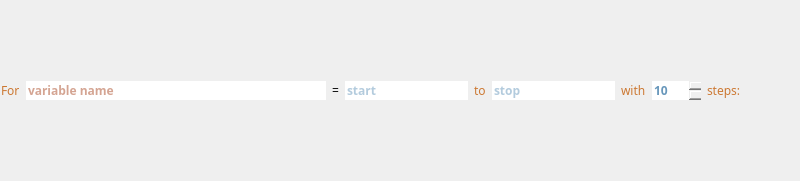
<?xml version="1.0" encoding="UTF-8"?>
<ui version="4.0">
 <class>LinspaceDeclaration</class>
 <widget class="QWidget" name="LinspaceDeclaration">
  <property name="geometry">
   <rect>
    <x>0</x>
    <y>0</y>
    <width>800</width>
    <height>181</height>
   </rect>
  </property>
  <property name="font">
   <font>
    <family>JetBrains Mono</family>
    <weight>75</weight>
    <bold>true</bold>
   </font>
  </property>
  <property name="mouseTracking">
   <bool>true</bool>
  </property>
  <property name="windowTitle">
   <string>Form</string>
  </property>
  <property name="autoFillBackground">
   <bool>false</bool>
  </property>
  <layout class="QHBoxLayout" name="horizontalLayout" stretch="0,0,0,0,0,0,0,0,0,1">
   <property name="leftMargin">
    <number>1</number>
   </property>
   <property name="topMargin">
    <number>1</number>
   </property>
   <property name="rightMargin">
    <number>1</number>
   </property>
   <property name="bottomMargin">
    <number>1</number>
   </property>
   <item>
    <widget class="QLabel" name="label">
     <property name="font">
      <font>
       <family>JetBrains Mono</family>
       <weight>50</weight>
       <bold>false</bold>
      </font>
     </property>
     <property name="styleSheet">
      <string notr="true">color: #CC7832</string>
     </property>
     <property name="text">
      <string>For</string>
     </property>
    </widget>
   </item>
   <item>
    <widget class="QLineEdit" name="name_edit">
     <property name="sizePolicy">
      <sizepolicy hsizetype="Fixed" vsizetype="Fixed">
       <horstretch>0</horstretch>
       <verstretch>0</verstretch>
      </sizepolicy>
     </property>
     <property name="minimumSize">
      <size>
       <width>300</width>
       <height>0</height>
      </size>
     </property>
     <property name="font">
      <font/>
     </property>
     <property name="autoFillBackground">
      <bool>false</bool>
     </property>
     <property name="styleSheet">
      <string notr="true">:focus{color: #AA4926}
:!focus{ border: none; color: #AA4926 }</string>
     </property>
     <property name="frame">
      <bool>false</bool>
     </property>
     <property name="placeholderText">
      <string>variable name</string>
     </property>
     <property name="cursorMoveStyle">
      <enum>Qt::VisualMoveStyle</enum>
     </property>
     <property name="clearButtonEnabled">
      <bool>false</bool>
     </property>
    </widget>
   </item>
   <item>
    <widget class="QLabel" name="label_2">
     <property name="sizePolicy">
      <sizepolicy hsizetype="Fixed" vsizetype="Fixed">
       <horstretch>0</horstretch>
       <verstretch>0</verstretch>
      </sizepolicy>
     </property>
     <property name="font">
      <font>
       <weight>50</weight>
       <bold>false</bold>
      </font>
     </property>
     <property name="autoFillBackground">
      <bool>true</bool>
     </property>
     <property name="styleSheet">
      <string notr="true"/>
     </property>
     <property name="text">
      <string>=</string>
     </property>
    </widget>
   </item>
   <item>
    <widget class="QLineEdit" name="start_edit">
     <property name="sizePolicy">
      <sizepolicy hsizetype="Minimum" vsizetype="Fixed">
       <horstretch>0</horstretch>
       <verstretch>0</verstretch>
      </sizepolicy>
     </property>
     <property name="font">
      <font/>
     </property>
     <property name="autoFillBackground">
      <bool>false</bool>
     </property>
     <property name="styleSheet">
      <string notr="true">:focus{ color: #6897BB }
:!focus{ border: none; color: #6897BB }</string>
     </property>
     <property name="text">
      <string/>
     </property>
     <property name="frame">
      <bool>false</bool>
     </property>
     <property name="placeholderText">
      <string>start</string>
     </property>
    </widget>
   </item>
   <item>
    <widget class="QLabel" name="label_3">
     <property name="font">
      <font>
       <weight>50</weight>
       <bold>false</bold>
      </font>
     </property>
     <property name="styleSheet">
      <string notr="true">color: #CC7832</string>
     </property>
     <property name="text">
      <string>to</string>
     </property>
    </widget>
   </item>
   <item>
    <widget class="QLineEdit" name="stop_edit">
     <property name="sizePolicy">
      <sizepolicy hsizetype="Minimum" vsizetype="Fixed">
       <horstretch>0</horstretch>
       <verstretch>0</verstretch>
      </sizepolicy>
     </property>
     <property name="font">
      <font/>
     </property>
     <property name="autoFillBackground">
      <bool>false</bool>
     </property>
     <property name="styleSheet">
      <string notr="true">:focus{ color: #6897BB }
:!focus{ border: none; color: #6897BB }</string>
     </property>
     <property name="frame">
      <bool>false</bool>
     </property>
     <property name="placeholderText">
      <string>stop</string>
     </property>
     <property name="cursorMoveStyle">
      <enum>Qt::VisualMoveStyle</enum>
     </property>
     <property name="clearButtonEnabled">
      <bool>false</bool>
     </property>
    </widget>
   </item>
   <item>
    <widget class="QLabel" name="label_4">
     <property name="font">
      <font>
       <family>JetBrains Mono</family>
       <weight>50</weight>
       <bold>false</bold>
      </font>
     </property>
     <property name="styleSheet">
      <string notr="true">color: #CC7832</string>
     </property>
     <property name="text">
      <string>with</string>
     </property>
    </widget>
   </item>
   <item>
    <widget class="QSpinBox" name="num_edit">
     <property name="font">
      <font/>
     </property>
     <property name="styleSheet">
      <string notr="true">:focus{ color: #6897BB }
:!focus{ border: none; color: #6897BB }</string>
     </property>
     <property name="frame">
      <bool>false</bool>
     </property>
     <property name="minimum">
      <number>1</number>
     </property>
     <property name="maximum">
      <number>9999</number>
     </property>
     <property name="value">
      <number>10</number>
     </property>
     <property name="displayIntegerBase">
      <number>10</number>
     </property>
    </widget>
   </item>
   <item>
    <widget class="QLabel" name="label_5">
     <property name="font">
      <font>
       <weight>50</weight>
       <bold>false</bold>
      </font>
     </property>
     <property name="styleSheet">
      <string notr="true">color: #CC7832</string>
     </property>
     <property name="text">
      <string>steps:</string>
     </property>
    </widget>
   </item>
   <item>
    <spacer name="horizontalSpacer">
     <property name="orientation">
      <enum>Qt::Horizontal</enum>
     </property>
     <property name="sizeHint" stdset="0">
      <size>
       <width>40</width>
       <height>20</height>
      </size>
     </property>
    </spacer>
   </item>
  </layout>
 </widget>
 <resources>
  <include location="resources.qrc"/>
 </resources>
 <connections/>
</ui>
